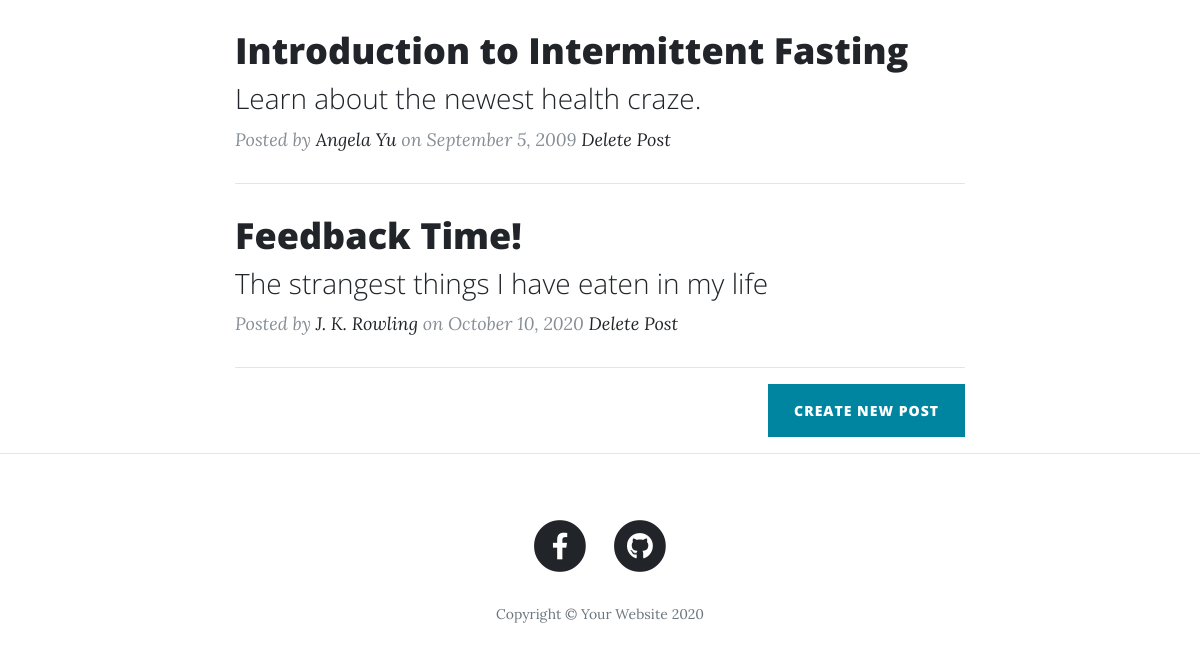
Before: / (lower part) with the older database file.
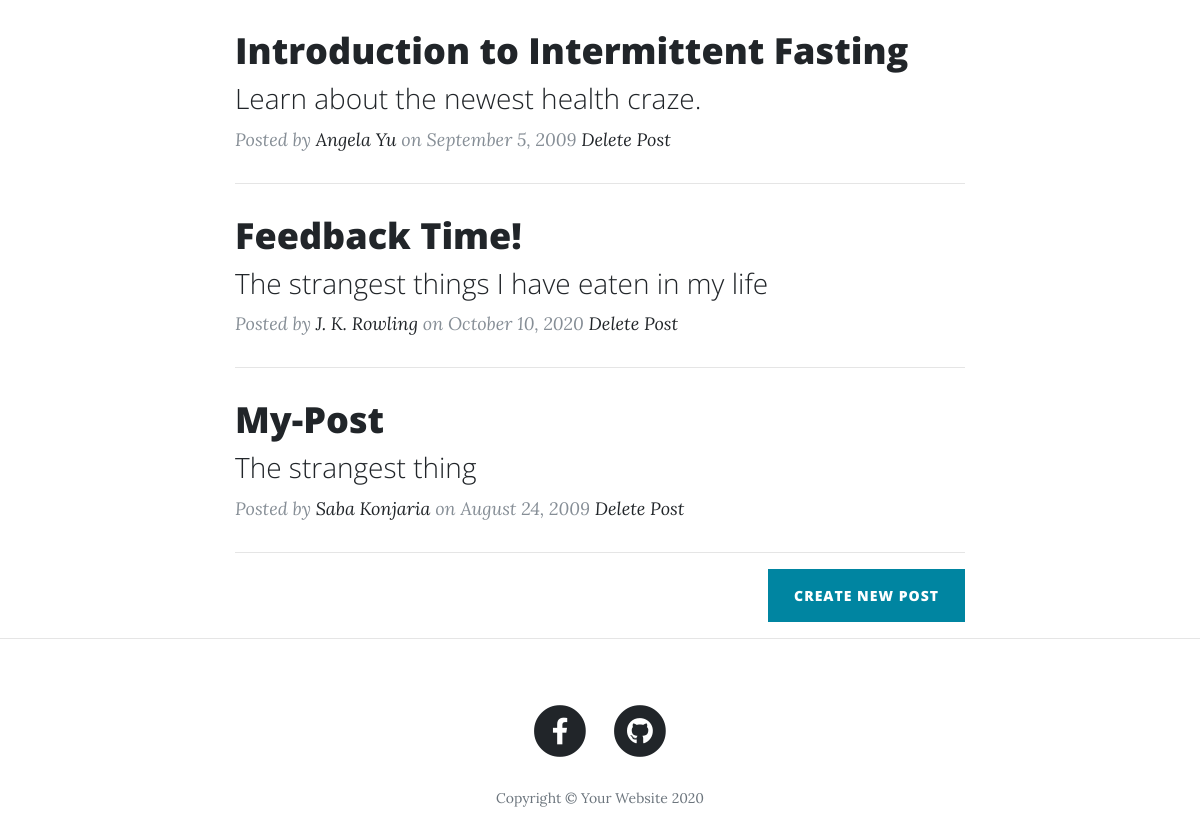
After: the same page with the newer database file.
### main.py (models this page shows)
class BlogPost(db.Model):
    id = db.Column(db.Integer, primary_key=True)
    title = db.Column(db.String(250), unique=True, nullable=False)
    subtitle = db.Column(db.String(250), nullable=False)
    date = db.Column(db.String(250), nullable=False)
    body = db.Column(db.Text, nullable=False)
    author = db.Column(db.String(250), nullable=False)
    img_url = db.Column(db.String(250), nullable=False)

### main.py (the view)
@app.route('/')
def get_all_posts():
    posts = BlogPost.query.all()  # Directly access all the elements of the database
    return render_template("index.html", all_posts=posts)

### templates/index.html (shortened to what this page needs)
{% include "header.html" %}
  <div class="container">
    <div class="row">
      <div class="col-lg-8 col-md-10 mx-auto">
        {% for post in all_posts %}
        <div class="post-preview">
          <a href="{{ url_for('show_post', index=post.id) }}">
            <h2 class="post-title">
              {{post.title}}
            </h2>
            <h3 class="post-subtitle">
              {{post.subtitle}}
            </h3>
          </a>
          <p class="post-meta">Posted by
            <a href="#">{{post.author}}</a>
            on {{post.date}} <a href="{{ url_for('delete_post', post_id=post.id) }}"><em>Delete Post</em></a></p>
        </div>
        <hr>
        {% endfor %}
        <div class="clearfix">
          <a class="btn btn-primary float-right" href="{{url_for('add_new_post')}}">Create New Post</a>
        </div>
      </div>
    </div>
  </div>
  <hr>
{% include "footer.html" %}

### templates/header.html (shortened to what this page needs)
<!DOCTYPE html>
<html lang="en">
<head>
  <link href="{{ url_for('static', filename='vendor/bootstrap/css/bootstrap.min.css') }}" rel="stylesheet">
  <link href="{{ url_for('static', filename='vendor/fontawesome-free/css/all.min.css')}}" rel="stylesheet" type="text/css">
  <link href="{{ url_for('static', filename='css/clean-blog.min.css')}}" rel="stylesheet">
</head>
<body>

### templates/footer.html (shortened to what this page needs)
  <footer>
    <div class="container">
      <div class="row">
        <div class="col-lg-8 col-md-10 mx-auto">
          <ul class="list-inline text-center">
            <li class="list-inline-item">
              <a href="https://www.facebook.com/saba.konjaria/">
                <span class="fa-stack fa-lg">
                  <i class="fas fa-circle fa-stack-2x"></i>
                  <i class="fab fa-facebook-f fa-stack-1x fa-inverse"></i>
                </span>
              </a>
            </li>
            <li class="list-inline-item">
              <a href="https://github.com/Konjaria">
                <span class="fa-stack fa-lg">
                  <i class="fas fa-circle fa-stack-2x"></i>
                  <i class="fab fa-github fa-stack-1x fa-inverse"></i>
                </span>
              </a>
            </li>
          </ul>
          <p class="copyright text-muted">Copyright &copy; Your Website 2020</p>
        </div>
      </div>
    </div>
  </footer>
</body>
</html>

Changed rows visible on the page:
added BlogPost: title "My-Post", subtitle "The strangest thing", author "Saba Konjaria", date "August 24, 2009"
